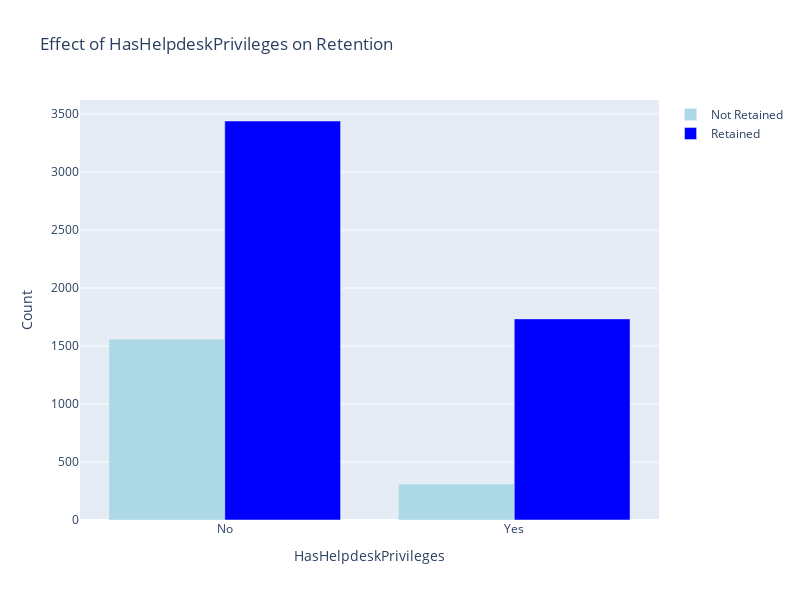

Source (notebook cell):
### Code cell
#Let's visualize the retention
def bar_plot(col,data,barmode='group',width=800,height=600,color1='lightblue',color2='blue'):
    values = list(data[col].value_counts().keys())
    if values ==[0,1]:
        data[col].replace(0,'No',inplace=True)
        data[col].replace(1,'Yes',inplace=True)
        values = list(data[col].value_counts().keys())
    tr1 = data[data[col]==values[0]]['Retention'].value_counts().to_dict()
    tr2 = data[data[col]==values[1]]['Retention'].value_counts().to_dict()
    xx = ['Male', 'Female']
    trace1 = go.Bar(y=[tr1['No'], tr2['No']], name="Not Retained", x=values, marker=dict(color=color1))
    trace2 = go.Bar(y=[tr1['Yes'], tr2['Yes']], name="Retained", x=values, marker=dict(color=color2))
    data = [trace1, trace2]
    layout = go.Layout(
        barmode=barmode,xaxis = dict(title=col),yaxis=dict(title='Count'),
    title='Effect of '+ col + ' on Retention',width=width,height=height)
    fig = go.Figure(data=data, layout=layout)
    iplot(fig)
bar_plot('HasHelpdeskPrivileges',df)

### Figure 1 — Plotly figure (JSON) as saved in the notebook; plotly's stock layout.template omitted (floating-point values rounded to 4 significant figures)
{"data": [{"marker": {"color": "lightblue"}, "name": "Not Retained", "type": "bar", "x": ["No", "Yes"], "y": [1559, 310]}, {"marker": {"color": "blue"}, "name": "Retained", "type": "bar", "x": ["No", "Yes"], "y": [3440, 1734]}], "layout": {"barmode": "group", "height": 600, "title": {"text": "Effect of HasHelpdeskPrivileges on Retention"}, "width": 800, "xaxis": {"title": {"text": "HasHelpdeskPrivileges"}}, "yaxis": {"title": {"text": "Count"}}}}
